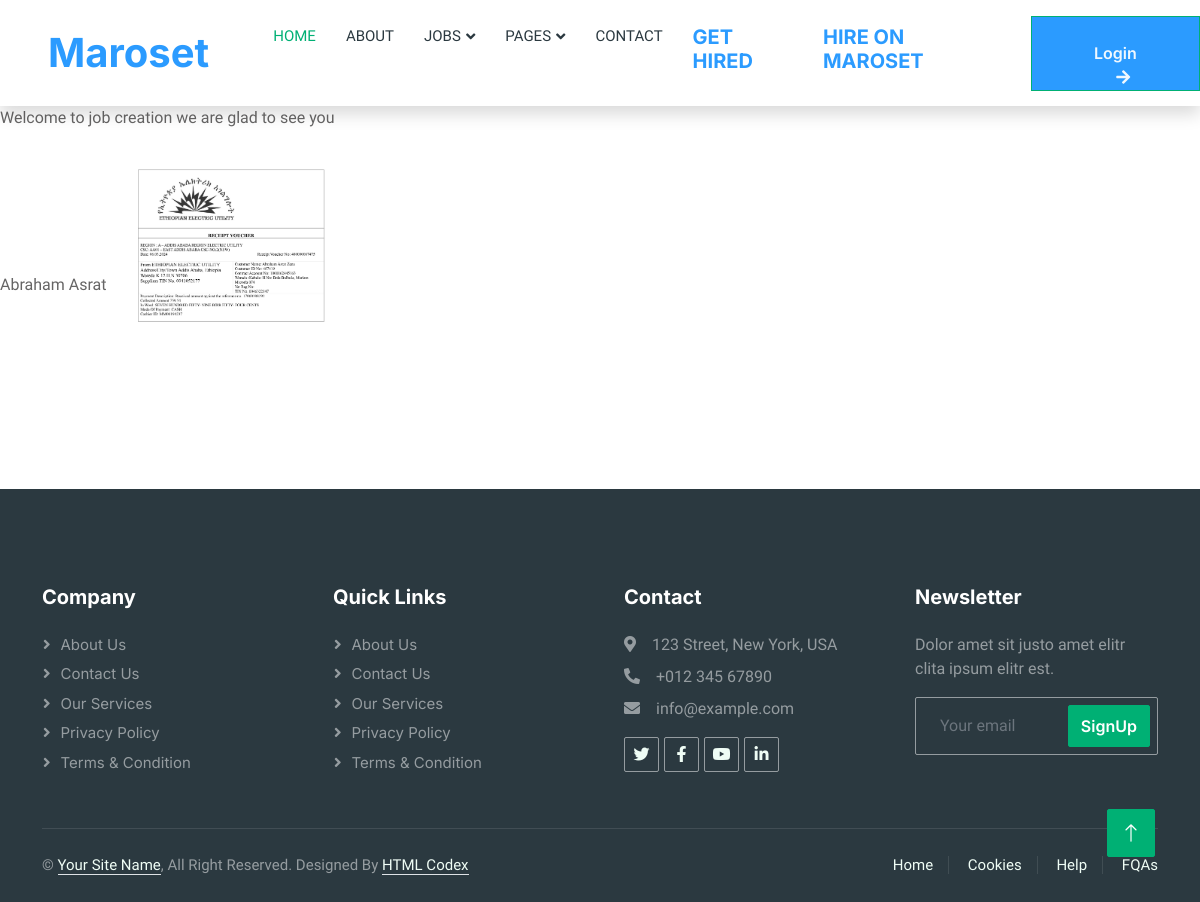
Page /profiles/show_company/45/ on the committed database.
### profiles/models.py (models this page shows, shortened)
class CompanyProfile(models.Model):
    user = models.OneToOneField(User, on_delete=models.CASCADE)
    name = models.CharField(max_length = 100, blank=False)
    logo = models.ImageField(default='none' ,upload_to='company_logo/', validators=[FileExtensionValidator(['pdf', 'png', 'jpg']), size_validator])
    established_date = models.CharField(max_length = 100 )
    address = models.CharField(max_length = 300 )
    license_image = models.ImageField(default='none' ,upload_to='company_license/', validators=[FileExtensionValidator(['pdf', 'png','jpg']), size_validator])
    company_email = models.EmailField(max_length =100)
    company_website = models.URLField(max_length= 100 )
    company_detail = models.TextField(max_length= 10000)
    slug = models.PositiveIntegerField(unique=True, blank=False)

### profiles/views.py (the view)
# urls.py: path('show_company/<slug:user_slug>/',views.show_profile, name='show_company'),
def show_profile(request, user_slug):
    company_profile = get_object_or_404(CompanyProfile, slug = user_slug )
    return render(request, 'profile/show_company.html', {'company_profile': company_profile})

### templates/profile/show_company.html (shortened to what this page needs)
{% extends 'base.html' %}
{% load static %}
{% block content %}
<html lang="en">
<head>
</head>
<body>
    Welcome to job creation
    we are glad to see you
    <br>
    {{company_profile.name}}
    <img src="{{company_profile.logo.url}}" alt="logo" width="20%" height="30%">
</body>
{% endblock content %}

### static/css/style.css (style rules this page uses)
:root { --primary: #00B074; --secondary: #2B9BFF; --light: #EFFDF5; --dark: #2B3940; }

### rows in the picture
CompanyProfile: name "Abraham Asrat", logo (picture)
